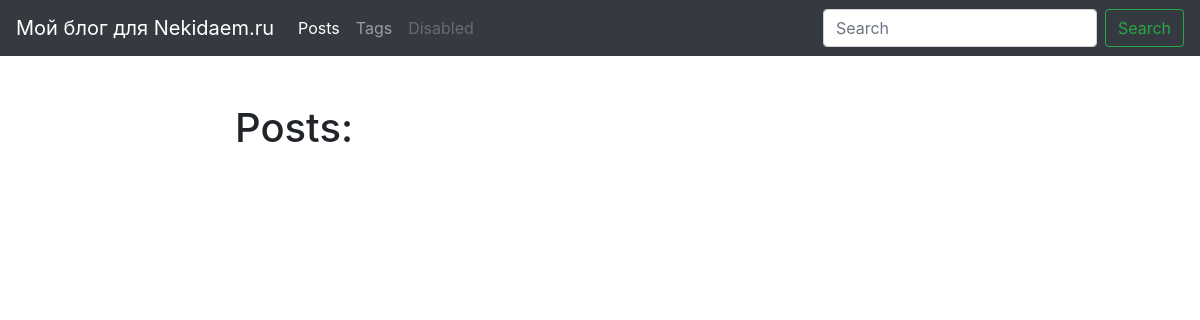
Page /blog/ on the earlier database version.
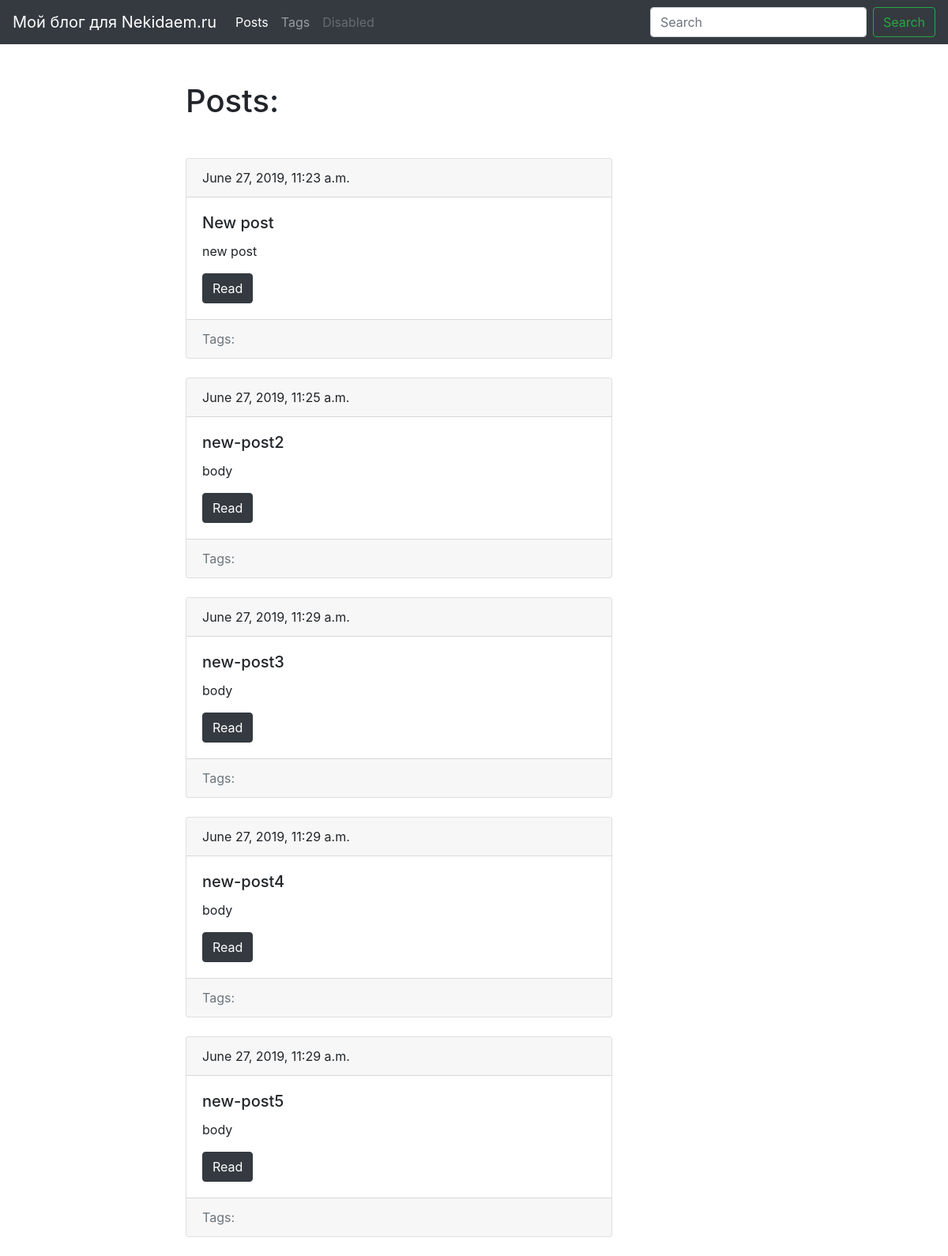
Same page on the later database version.
### blog/models.py (models this page shows, shortened)
class Post(models.Model):
    title = models.CharField(max_length=150, db_index=True)
    slug = models.SlugField(max_length=150, unique=True)
    body = models.TextField(blank=True, db_index=True)
    date_pub = models.DateTimeField(auto_now_add=True)
    tags = models.ManyToManyField('Tag', blank=True, related_name='posts')
    def get_absolute_url(self):
        return reverse('post_detail_url', kwargs={'slug': self.slug})

### blog/views.py (the view)
# urls.py: path('', posts_list, name='posts_list_url'),
def posts_list(request):
    posts = Post.objects.all()
    return render(request, 'blog/index.html', context={'posts': posts})

### blog/templates/blog/index.html (shortened to what this page needs)
    {%extends 'blog/base_blog.html'%}
    {% block content %}
        <h1 class="mb-5">Posts:</h1>
        {% for post in posts%}
           {% include 'blog/includes/post_card_template.html' %}
        {% endfor %}
    {% endblock %}

### blog/templates/blog/base_blog.html
{% extends 'base.html' %}

### templates/base.html (shortened to what this page needs)
<!DOCTYPE html>
<html lang="en">
<head>
    <link rel="stylesheet" href="https://stackpath.bootstrapcdn.com/bootstrap/4.3.1/css/bootstrap.min.css" integrity=
            "sha384-ggOyR0iXCbMQv3Xipma34MD+dH/1fQ784/j6cY/iJTQUOhcWr7x9JvoRxT2MZw1T">
</head>
<body>
    <nav class="navbar navbar-expand-lg navbar-dark bg-dark">
      <a class="navbar-brand" href="#">Мой блог для Nekidaem.ru</a>
      <div class="collapse navbar-collapse" id="navbarSupportedContent">
        <ul class="navbar-nav mr-auto">
          <li class="nav-item active">
            <a class="nav-link" href="{% url 'posts_list_url'%}">Posts</a>
          </li>
          <li class="nav-item">
            <a class="nav-link" href="{%url 'tags_list_url'%}">Tags</a>
          </li>
          <li class="nav-item">
            <a class="nav-link disabled" href="#" tabindex="-1" aria-disabled="true">Disabled</a>
          </li>
        </ul>
        <form class="form-inline my-2 my-lg-0">
          <input class="form-control mr-sm-2" type="search" placeholder="Search" aria-label="Search">
          <button class="btn btn-outline-success my-2 my-sm-0" type="submit">Search</button>
        </form>
      </div>
    </nav>
    <div class="container mt-5">
        <div class="row">
            <div class="col-6 offset-md-2">
                {% block content %}{% endblock %}
            </div>
         </div>
    </div>
</body>
</html>

### blog/templates/blog/includes/post_card_template.html (shortened to what this page needs)
<div class="card mb-4">
    <div class="card-header">
        {{ post.date_pub }}
    </div>
    <div class="card-body">
        <h5 class="card-title">{{ post.title }}</h5>
        <p class="card-text">{{ post.body|truncatewords:15 }}</p>
        <a href="{{ post.get_absolute_url }}" class="btn btn-dark">Read</a>
    </div>
    <div class="card-footer text-muted">
    Tags:
    </div>
</div>

Differences in the rows shown:
added Post: date_pub "June 27, 2019, 11:23 a.m.", title "New post", body "new post"
added Post: date_pub "June 27, 2019, 11:25 a.m.", title "new-post2", body "body"
added Post: date_pub "June 27, 2019, 11:29 a.m.", title "new-post3", body "body"
added Post: date_pub "June 27, 2019, 11:29 a.m.", title "new-post4", body "body"
added Post: date_pub "June 27, 2019, 11:29 a.m.", title "new-post5", body "body"
